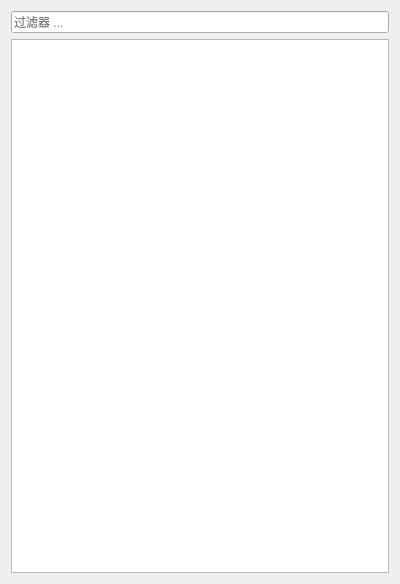
<?xml version="1.0" encoding="UTF-8"?>
<ui version="4.0">
 <class>WkfGroupingSelectorDialog</class>
 <widget class="QDialog" name="WkfGroupingSelectorDialog">
  <property name="geometry">
   <rect>
    <x>0</x>
    <y>0</y>
    <width>400</width>
    <height>584</height>
   </rect>
  </property>
  <property name="contextMenuPolicy">
   <enum>Qt::NoContextMenu</enum>
  </property>
  <property name="windowTitle">
   <string notr="true">Choose Grouping</string>
  </property>
  <property name="sizeGripEnabled">
   <bool>false</bool>
  </property>
  <layout class="QVBoxLayout" name="verticalLayout">
   <item>
    <widget class="QLineEdit" name="mFilter">
     <property name="placeholderText">
      <string>过滤器 ...</string>
     </property>
    </widget>
   </item>
   <item>
    <widget class="QTreeWidget" name="mTree">
     <attribute name="headerVisible">
      <bool>false</bool>
     </attribute>
     <column>
      <property name="text">
       <string notr="true">1</string>
      </property>
     </column>
    </widget>
   </item>
  </layout>
 </widget>
 <resources/>
 <connections/>
</ui>
